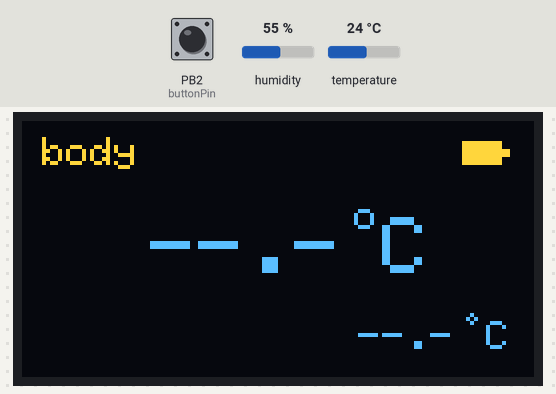
A sketch run on a simulated ATtiny85, built with avr-gcc and run on an emulated ATtiny85. Shown: 128×64 one-colour display. The inputs (shaded band) are chosen by the test bench; at power-on: PB2 (buttonPin) HIGH, temperature 24 °C, humidity 55 %. The OLED is the two-colour kind (top 16 rows yellow); sleep ends after the set time or at an interrupt; what the sketch prints to the serial monitor is not drawn.

Above: at 1.4 s.
1.5 s: PB2 (buttonPin) pulled LOW for 3.2 s
At 6.0 s:
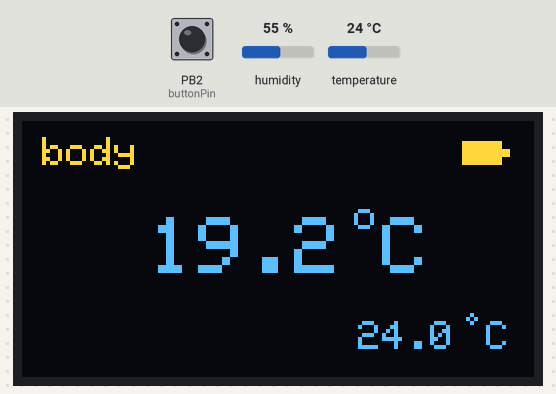
6.2 s: PB2 (buttonPin) pulled LOW for 0.15 s
At 8.2 s:
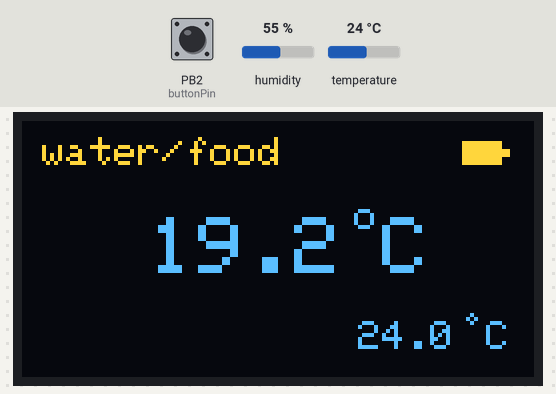
8.5 s: PB2 (buttonPin) pulled LOW for 1 s
At 11.2 s:
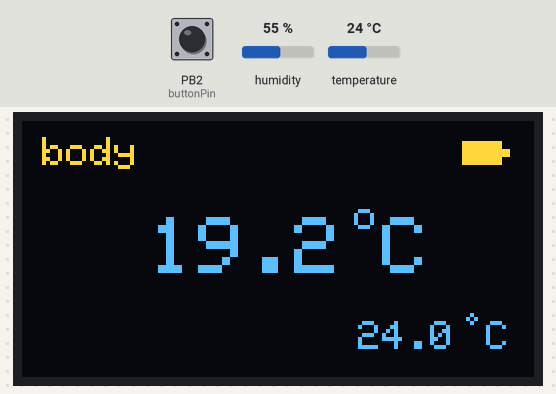
11.5 s: temperature set to 12 °C
At 12.7 s:
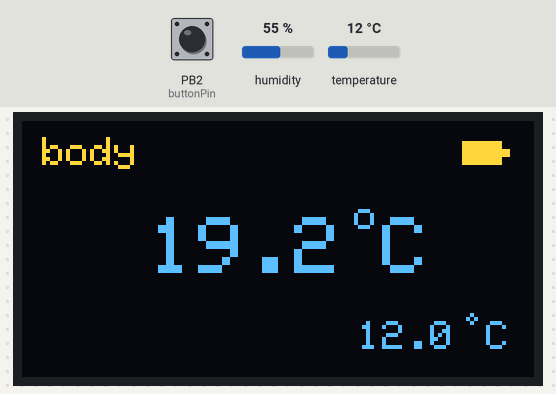
13.0 s: temperature set to 19 °C
14.7 s: temperature set to 28 °C
At 15.9 s:
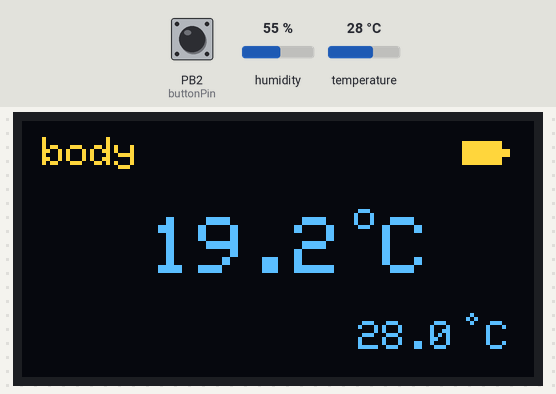
Timing chart, 0 to 17.7 s (numbered marks = the images above; inputs shaded):
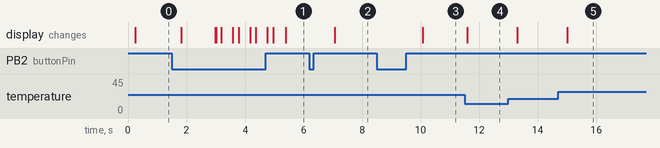

Measured:
- after the input at 1.5 s, the display: first changes after 0.32 s (image 1 shows a later state)
- after the input at 6.2 s, the display: changes after 0.86 s (image 2)
- after the input at 8.5 s, the display: changes after 1.6 s (image 3)
- after the input at 11.5 s, the display: changes after 0.09 s (image 4)
- after the input at 14.7 s, the display: changes after 0.30 s (image 5)

The sketch:

src.ino
```cpp
//#define BUZZER_PIN              5   // buzzer pin, active HIGH

#include <avr/interrupt.h>
#include <avr/sleep.h>
#include <avr/power.h>

#include <Adafruit_GFX.h>
#include <Adafruit_SSD1306.h>

#include "Adafruit_SHT31.h"
Adafruit_SHT31 mysht31 = Adafruit_SHT31();

struct Sensor_type {
  uint8_t   state   = 0x00;       // 0Babcd 0zzz  a:keyDn, b:start measure, c: measure complete, d:E change allow, z:sensor state (0:init/1:sleep/2:wakeup/3:ready/4:sleep req
  uint16_t  T       = 0xFFFF;     // tempC x10
  uint16_t  rh      = 0xFFFF;     // rh x10
  uint16_t avgT[5]  = {0,0,0,0,0};
  uint16_t avgTval  = 0;
  uint8_t  avgTidx  = 0x00;       // avgT index
  uint32_t timer    = 0;          // general sensor timer
} data;

struct sys_type {
  uint8_t Battlvl = 0;            // % battery. 0:<3v, 1:3.0..3.1v, 2:3.1..3.2, 3:3.2v
  uint8_t E[2] = {1,2};
  uint8_t Eidx = 0;
  uint32_t readSensorTime = 0;
  uint32_t battTimer = 0;
  uint32_t tftTimer   = 0;          // display timer
} sys;

volatile uint8_t state = 0x00;

void setup() {
  Serial.begin (57600);
#ifdef BUZZER_PIN
  pinMode(BUZZER_PIN, OUTPUT);
  digitalWrite(BUZZER_PIN, LOW);
#endif
  init_Button ();
  init_TFT (); drawMainScreen(); drawEvalue();
  Serial.println ("[SYSTEM] Init ok. E="+String(sys.E[sys.Eidx]));
  Init_Sensor();
  getBatt(); drawBattvalue();
  if ((data.state & 0x07) == 0x01) Serial.println ("[Sensor] Init ok");
  else Serial.println ("[Sensor] Init error");
  sys.readSensorTime = millis();
  sys.battTimer = millis();
  sys.tftTimer = millis();
}

void loop() {
  scanButton();
  Sensor_Handling();
  if ((millis() - sys.battTimer) > 60000L) {
    getBatt(); drawBattvalue();
    sys.battTimer = millis();
  }
  if ((millis() - sys.readSensorTime) > 500L) {
    readSensorData();
    drawTempC ();
    sys.readSensorTime = millis();
    if (data.state & 0x80) {                // long Press
      if ((data.state & 0x40) == 0x00) {    // start measuring
        ClrdrawMeasureTempC ();
        data.avgTidx &= 0xF8;               // reset avgTidx
        data.state |= 0x40;                 // set measuring flag
        for (uint8_t i=0; i<5; i++) data.avgT[i] = 0;
      }
      data.avgT[data.avgTidx & 0x07] = data.T;
      if (avgTempC()) {                     // result OK
        drawMeasureTempC (data.T, 1);
        if ((data.state & 0x20) == 0) {     // 1st time measurement complete
#ifdef BUZZER_PIN
            analogWrite(BUZZER_PIN, 220); delay (100); digitalWrite(BUZZER_PIN, LOW);
#endif
        }
        data.state |= 0x20;                 // measurement completed
      } else {                              // result not OK
        drawMeasureTempC (data.T, 2);
        data.state &= 0xDF;                 // clear measurement completed flag
      }
      data.avgTidx++;
      if ((data.avgTidx & 0x07) > 0x04) data.avgTidx &= 0xF8;
    } else {                                // key Up
      if (data.state & 0x40) {
        getBatt(); drawBattvalue();
        sys.battTimer = millis();
        data.state &= 0xBF;
        drawMeasureTempC (data.avgTval, ((data.state & 0x20) == 0)?0:1);
      }
    }
  }
  if ((sys.tftTimer > 0) && ((millis() - sys.tftTimer) > 10000L)) {
    sys.tftTimer = 0;
    sleep();
  }
  if ((data.state & 0x60) == 0x40) {                // measuring state
    if ((millis() - sys.readSensorTime) > 200L) {   // clear measuring text
      ClrdrawMeasureTempC();
    }
  }
}

void sleep(void) {
  SleepSensor();
  turnoff_TFT();
  state = 0x00;
  delay (10);
  set_sleep_mode(SLEEP_MODE_PWR_DOWN);
  sleep_enable();
  ADCSRA &= ~(1 << ADEN);
  power_all_disable();
  while ((state & 0x01) == 0x00) {      // while in sleep stage
    sleep_mode();                       // MCU is now sleep and execution completely halt! execution will resume at this point
  }
  sleep_disable();                      // When awake, disable sleep mode
  power_all_enable();                   // put everything on again
  ADCSRA |= (1 << ADEN);                // startup ADC
  delay (10);                           // ensure everything is power up
  turnon_TFT();
}
```

Push_Button.ino
```cpp
// ==================== Button definitions ====================

const uint8_t buttonPin       = 2;          // button1 - pin 2 (INT0)
const uint32_t debounceDelay  = 50;         // the debounce time 50ms; increase if the output flickers
const uint32_t longPressDelay = 1000;       // long press 1.5 sec.
const uint32_t ClickDelay     = 500;        // next press within 500ms count as double/triple click.

struct buttonType {                         // Data Structure of Key Button
  uint8_t  ButtonState        = 0x30;       // 0b0cba xxxx, xxxx=Keyup counter, a=prevDebounceKeyState (HIGH), b=prevKeyState (HIGH), c=ignore Click
  uint32_t prevKeyTimer       = 0;          // Lastest of millis() since keyUp/keyDown
  uint32_t prevDebounceTime   = 0;          // Lastest of millis() of debounce timer
} btn;

void init_Button() {
  pinMode(buttonPin, INPUT_PULLUP);
  attachInterrupt(digitalPinToInterrupt(buttonPin), keyDnISR, FALLING);
}

void keyDnISR (void) {
  state |= 0x01;                            // set wake up flag
}

void Button_multiClick(uint8_t clickCount) {
  if (clickCount == 1) {
    if ((data.state & 0x17) == 0x13) {
      sys.Eidx++;
      sys.Eidx %= (sizeof(sys.E));
      drawEvalue();
      Serial.println ("new E="+String(sys.E[sys.Eidx]));
    } else if ((data.state & 0x17) == 0x03) {
      data.state |= 0x10;
    }
  }
}

void Button_longPress(uint8_t clickCount) {
  if (clickCount == 1) data.state |= 0x90;
}

void Button_keyDown(void) {
  if ((data.state & 0x07) == 0x01) WakeUpSensor();
}

void Button_keyUp(void) {
  data.state &= 0x7F;
}

void scanButton(void) {
  uint8_t reading, i;
  reading = (digitalRead(buttonPin) == LOW)? 0x00: 0x10;           // read the state of the switch into a local variable:
  if (reading == 0x00) sys.tftTimer = millis();
  if (reading != (btn.ButtonState&0x10)) btn.prevDebounceTime = millis();   // reset the debouncing timer if state change
  btn.ButtonState &= 0xEF; btn.ButtonState |= reading;
  if ((millis() - btn.prevDebounceTime) > debounceDelay) {            // if state change is stable (key press more than dbounceDelay time
    if (btn.ButtonState & 0x20) {                                     // prevState == HIGH
      if (reading & 0x10) {                                           // current state == HIGH, idle stat
        if (((millis() - btn.prevKeyTimer) > ClickDelay) && (btn.ButtonState & 0x0F)) {          // Click event
          if ((btn.ButtonState&0x40)==0) Button_multiClick(btn.ButtonState & 0x0F);
          btn.ButtonState &= 0xB0;                                    // reset click counter & ignore click
        }
      } else {                                                        // current state == LOW, keyDown state
        Button_keyDown();
        btn.prevKeyTimer = millis();                                  // start keydown timeer
      }
    } else {                                                          // prevState == LOW
      if (reading & 0x10) {                                           // current state == HIGH, keyUp state
        Button_keyUp();
        btn.prevKeyTimer = millis();                               // start keyUp timeer
        if ((btn.ButtonState & 0x0F) < 0x0F) btn.ButtonState++; // increase keyUp counter
      } else {                                                        // current state == LOW, keyPress state
        if ((millis() - btn.prevKeyTimer) > longPressDelay) {      // longPress event
          if (btn.ButtonState & 0x40) {                            // increase longPress counter
            if ((btn.ButtonState & 0x0F) < 0x0F) btn.ButtonState++;
          } else {
            btn.ButtonState &= 0x30;
            btn.ButtonState |= 0x41;                               // reset longPress counter, set ignore click
          }
          Button_longPress(btn.ButtonState & 0x0F);
          btn.prevKeyTimer = millis();
        }
      }
    }
    btn.ButtonState &= 0xDF; btn.ButtonState |= (reading<<1);
  }
}
```

Sensor.ino
```cpp
void Init_Sensor(void) {
  data.state &= 0xF8;
  if (mysht31.begin(0x44)) {   // Set to 0x45 for alternate i2c addr
    SleepSensor();
  } else {
    Serial.println("Couldn't find SHT31");
  }
}

void Sensor_Handling (void) {
  uint8_t state = data.state & 0x07;
  if (state == 0x00) {          // init state
    Init_Sensor();
  } else if (state == 0x02) {   // wakeup request
    if ((data.timer > 0) && ((millis() - data.timer) > 20L)) {    // wakeup complete
      data.timer = 0;
      data.state &= 0xF8; data.state |= 0x03;
    }
  } else if (state == 0x04) {   // sleep request state
    if ((data.timer > 0) && ((millis() - data.timer) > 20L)) {    // sleep complete
      data.timer = 0;
      data.state &= 0xF8; data.state |= 0x01;
      data.T = 0xFFFF;
      drawTempC ();
    }
  }
}

void WakeUpSensor(void) {      // wakeup request
  // wakeup command
  data.state &= 0xF8; data.state |= 0x02;
  data.timer = millis();
}

void SleepSensor(void) {      // sleep sensor
  // sleep command
  data.state &= 0xE8; data.state |= 0x04;
  data.timer = millis();
}

void readSensorData(void) {
  data.T = 0xFFFF; data.rh = 0xFFFF;
  if ((data.state & 0x07) == 0x03) {
    float TempC = mysht31.readTemperature();
    float RH = mysht31.readHumidity();
    if (isnan(TempC)) data.T = 0xFFFF;
    else data.T = (uint16_t)(TempC * 10);
    if (isnan(RH)) data.rh = 0xFFFF;
    else data.rh = (uint16_t)(RH * 10);
  }
}

bool avgTempC (void) {
  uint16_t minVal = data.avgT[0], maxVal = 0;
  data.avgTval = 0;
  for (uint8_t i=0; i<5; i++) {
    data.avgTval += data.avgT[i];
    if (data.avgT[i] < minVal) minVal = data.avgT[i];
    if (data.avgT[i] > maxVal) maxVal = data.avgT[i];
  }
  data.avgTval /= 5;
  if ((maxVal - minVal) < 3) return true;
  return false;
}

// ============================= Batterry Function ===============================
void getBatt(void) {
  uint16_t A11Value = readADC11();                                        // read ADC @1.1v reference
  uint16_t mVcc = map(1023, 0, A11Value, 0, 1100);                        // calculate Vcc

  if (mVcc > 3200) sys.Battlvl = 3;
  else if (mVcc > 3100) sys.Battlvl = 2;
  else if (mVcc > 3000) sys.Battlvl = 1;
  else sys.Battlvl = 0;
}

uint16_t readADC11() {              // set ADC ref. to Vcc and read ADC of internal 1.1V reference
  #if defined(__AVR_ATmega32U4__) || defined(__AVR_ATmega1280__) || defined(__AVR_ATmega2560__)
    ADMUX = _BV(REFS0) | _BV(MUX4) | _BV(MUX3) | _BV(MUX2) | _BV(MUX1);
  #elif defined (__AVR_ATtiny24__) || defined(__AVR_ATtiny44__) || defined(__AVR_ATtiny84__)
    ADMUX = _BV(MUX5) | _BV(MUX0);
  #elif defined (__AVR_ATtiny25__) || defined(__AVR_ATtiny45__) || defined(__AVR_ATtiny85__)
    ADMUX = _BV(MUX3) | _BV(MUX2);
  #else
    ADMUX = _BV(REFS0) | _BV(MUX3) | _BV(MUX2) | _BV(MUX1);
  #endif

  delay(2);                         // Wait for Vref to settle
  ADCSRA |= _BV(ADSC);              // Start conversion
  while (bit_is_set(ADCSRA,ADSC));  // measuring

  uint8_t low  = ADCL;              // must read ADCL first - it then locks ADCH
  uint8_t high = ADCH;              // unlocks both
  uint16_t result = (high<<8) | low;
  return result;
}
```

TFT.ino
```cpp
// ==================== pin definitions ====================
#define TEMPC_XPOS        78
#define TEMPC_YPOS        50
#define MTEMPC_XPOS       20
#define MTEMPC_YPOS       24
#define E_XPOS            5
#define E_YPOS            4
#define BATT_XPOS         102
#define BATT_YPOS         4

// ==================== TFT definitions ====================
Adafruit_SSD1306 tft(128, 64, &Wire, -1);

void init_TFT (void) {
  if(!tft.begin(SSD1306_SWITCHCAPVCC, 0x3C)) { // Address 0x3D for 128x64
    Serial.println("SSD1306 allocation failed");
  }
  tft.clearDisplay();
  turnon_TFT();
  tft.setTextColor(SSD1306_WHITE);
}

void drawMainScreen (void) {
  ClrdrawMeasureTempC();
  tft.setTextSize(2);
  tft.setCursor (MTEMPC_XPOS, MTEMPC_YPOS); tft.print (" --.-");
  tft.setCursor (MTEMPC_XPOS+70, MTEMPC_YPOS); tft.print ("C");
  tft.drawCircle (MTEMPC_XPOS+65, MTEMPC_YPOS, 2, SSD1306_WHITE);
  tft.setTextSize(1);

  tft.setCursor (TEMPC_XPOS+6, TEMPC_YPOS);   tft.print ("--.-");
  tft.setCursor (TEMPC_XPOS+38, TEMPC_YPOS);  tft.print ("C");         // tempC
  tft.drawCircle (TEMPC_XPOS+34, TEMPC_YPOS-1, 1, SSD1306_WHITE);

  tft.drawRect (BATT_XPOS+8, BATT_YPOS+1, 10, 6, SSD1306_WHITE);
  tft.drawRect (BATT_XPOS+18, BATT_YPOS+3, 2, 2, SSD1306_WHITE);
  tft.display();
}

void drawBattvalue (void) {
  tft.fillRect (BATT_XPOS+9, BATT_YPOS+2, 8, 4, SSD1306_BLACK);
  if (sys.Battlvl == 3) {
    tft.fillRect (BATT_XPOS+9, BATT_YPOS+2, 8, 4, SSD1306_WHITE);
  } else if (sys.Battlvl == 2) {
    tft.fillRect (BATT_XPOS+9, BATT_YPOS+2, 6, 4, SSD1306_WHITE);
  } else if (sys.Battlvl == 1) {
    tft.fillRect (BATT_XPOS+9, BATT_YPOS+2, 4, 4, SSD1306_WHITE);
  } else {
    tft.fillRect (BATT_XPOS+9, BATT_YPOS+2, 2, 4, SSD1306_WHITE);
  }
  tft.display();
}

void drawEvalue (void) {
  String txt = "";
  if (sys.Eidx == 0) {
    txt = "body";
  } else if (sys.Eidx == 1) {
    txt = "water/food";
  }
  tft.fillRect (E_XPOS, E_YPOS-1, 60, 9, SSD1306_BLACK);
  tft.setCursor (E_XPOS, E_YPOS); tft.print (txt);
  tft.display();
}

void drawTempC (void) {
  if (data.T == 0xFFFF) return;
  tft.fillRect (TEMPC_XPOS, TEMPC_YPOS, 30, 9, SSD1306_BLACK);
  String txt = "   " + String(data.T/10) + "." + String(data.T%10);
         txt = txt.substring(txt.length() - 5);
  tft.setCursor (TEMPC_XPOS, TEMPC_YPOS); tft.print (txt);
  tft.display();
}

void ClrdrawMeasureTempC (void) {
  tft.fillRect (MTEMPC_XPOS, MTEMPC_YPOS, 58, 16, SSD1306_BLACK);
  tft.display();
}

void drawMeasureTempC (uint16_t tempC, uint8_t sts) { //sts: 0-error, 1-ok, 2-measuring
  tft.fillRect (MTEMPC_XPOS, MTEMPC_YPOS, 58, 16, SSD1306_BLACK);
  tft.setTextSize(2);
  String txt = "   " + String(tempC/10) + "." + String(tempC%10);
  txt = txt.substring(txt.length() - 5);
  tft.setCursor (MTEMPC_XPOS, MTEMPC_YPOS); tft.print (txt);
  tft.setTextSize(1);
  tft.display();
}

void turnoff_TFT (void) { tft.ssd1306_command (0xAE); delay(100); }
void turnon_TFT (void)  { tft.ssd1306_command (0xAF); delay(100); }
```
